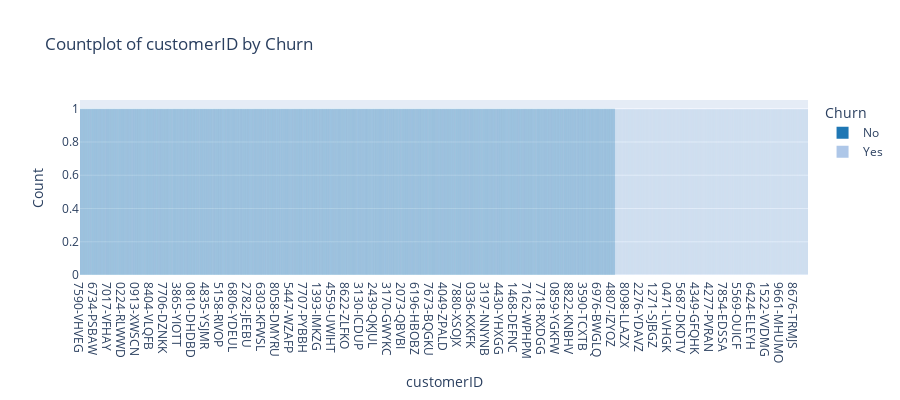
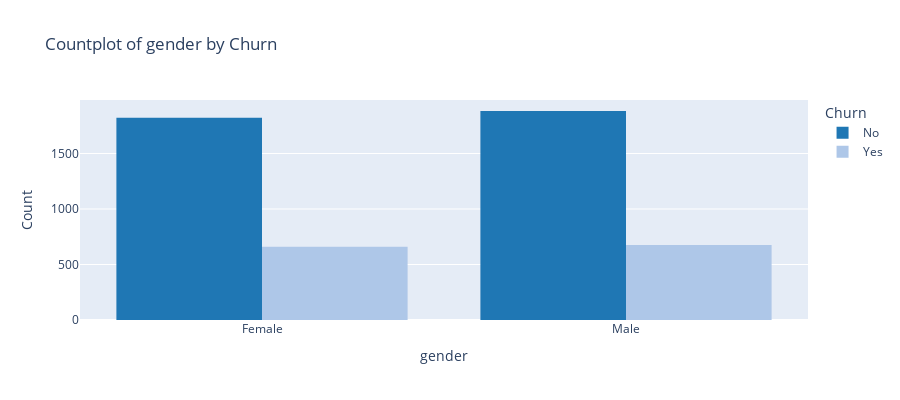
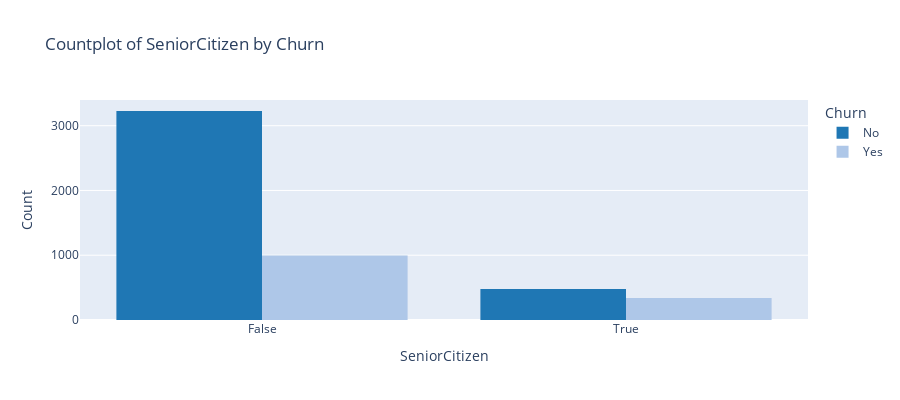
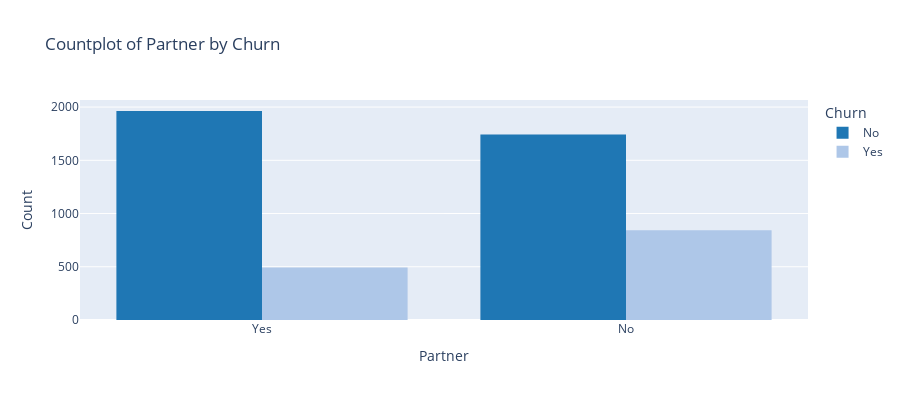

The notebook cell these images were saved under, in order:
### Code cell
# Compare rate of Churn With All the Variables 
for i, predictor in enumerate(train_df.drop(columns=['Churn', 'TotalCharges', 'MonthlyCharges'])):
    fig = px.histogram(train_df, x=predictor,  color='Churn', barmode='group',
                       color_discrete_sequence=['#1f77b4', '#aec7e8'],
                       title=f"Countplot of {predictor} by Churn")
    fig.update_layout(xaxis_title=predictor, yaxis_title="Count",
                      legend_title="Churn", height=400)
    fig.show()

### Figure 1 — Plotly figure (JSON) as saved in the notebook; plotly's stock layout.template omitted (floating-point values rounded to 4 significant figures; data arrays with more than 128 entries replaced by an {"elided": "..."} marker saying what was removed)
{"data": [{"alignmentgroup": "True", "bingroup": "x", "hovertemplate": "Churn=No<br>customerID=%{x}<br>count=%{y}<extra></extra>", "legendgroup": "No", "marker": {"color": "#1f77b4", "pattern": {"shape": ""}}, "name": "No", "offsetgroup": "No", "orientation": "v", "showlegend": true, "type": "histogram", "x": {"elided": "3706 str values"}, "xaxis": "x", "yaxis": "y"}, {"alignmentgroup": "True", "bingroup": "x", "hovertemplate": "Churn=Yes<br>customerID=%{x}<br>count=%{y}<extra></extra>", "legendgroup": "Yes", "marker": {"color": "#aec7e8", "pattern": {"shape": ""}}, "name": "Yes", "offsetgroup": "Yes", "orientation": "v", "showlegend": true, "type": "histogram", "x": {"elided": "1336 str values"}, "xaxis": "x", "yaxis": "y"}], "layout": {"barmode": "group", "height": 400, "legend": {"title": {"text": "Churn"}, "tracegroupgap": 0}, "title": {"text": "Countplot of customerID by Churn"}, "xaxis": {"anchor": "y", "domain": [0, 1], "title": {"text": "customerID"}}, "yaxis": {"anchor": "x", "domain": [0, 1], "title": {"text": "Count"}}}}

### Figure 2 — Plotly figure (JSON) as saved in the notebook; plotly's stock layout.template omitted (floating-point values rounded to 4 significant figures; data arrays with more than 128 entries replaced by an {"elided": "..."} marker saying what was removed)
{"data": [{"alignmentgroup": "True", "bingroup": "x", "hovertemplate": "Churn=No<br>gender=%{x}<br>count=%{y}<extra></extra>", "legendgroup": "No", "marker": {"color": "#1f77b4", "pattern": {"shape": ""}}, "name": "No", "offsetgroup": "No", "orientation": "v", "showlegend": true, "type": "histogram", "x": {"elided": "3706 str values"}, "xaxis": "x", "yaxis": "y"}, {"alignmentgroup": "True", "bingroup": "x", "hovertemplate": "Churn=Yes<br>gender=%{x}<br>count=%{y}<extra></extra>", "legendgroup": "Yes", "marker": {"color": "#aec7e8", "pattern": {"shape": ""}}, "name": "Yes", "offsetgroup": "Yes", "orientation": "v", "showlegend": true, "type": "histogram", "x": {"elided": "1336 str values"}, "xaxis": "x", "yaxis": "y"}], "layout": {"barmode": "group", "height": 400, "legend": {"title": {"text": "Churn"}, "tracegroupgap": 0}, "title": {"text": "Countplot of gender by Churn"}, "xaxis": {"anchor": "y", "domain": [0, 1], "title": {"text": "gender"}}, "yaxis": {"anchor": "x", "domain": [0, 1], "title": {"text": "Count"}}}}

### Figure 3 — Plotly figure (JSON) as saved in the notebook; plotly's stock layout.template omitted (floating-point values rounded to 4 significant figures; data arrays with more than 128 entries replaced by an {"elided": "..."} marker saying what was removed)
{"data": [{"alignmentgroup": "True", "bingroup": "x", "hovertemplate": "Churn=No<br>SeniorCitizen=%{x}<br>count=%{y}<extra></extra>", "legendgroup": "No", "marker": {"color": "#1f77b4", "pattern": {"shape": ""}}, "name": "No", "offsetgroup": "No", "orientation": "v", "showlegend": true, "type": "histogram", "x": {"elided": "3706 str values"}, "xaxis": "x", "yaxis": "y"}, {"alignmentgroup": "True", "bingroup": "x", "hovertemplate": "Churn=Yes<br>SeniorCitizen=%{x}<br>count=%{y}<extra></extra>", "legendgroup": "Yes", "marker": {"color": "#aec7e8", "pattern": {"shape": ""}}, "name": "Yes", "offsetgroup": "Yes", "orientation": "v", "showlegend": true, "type": "histogram", "x": {"elided": "1336 str values"}, "xaxis": "x", "yaxis": "y"}], "layout": {"barmode": "group", "height": 400, "legend": {"title": {"text": "Churn"}, "tracegroupgap": 0}, "title": {"text": "Countplot of SeniorCitizen by Churn"}, "xaxis": {"anchor": "y", "domain": [0, 1], "title": {"text": "SeniorCitizen"}}, "yaxis": {"anchor": "x", "domain": [0, 1], "title": {"text": "Count"}}}}

### Figure 4 — Plotly figure (JSON) as saved in the notebook; plotly's stock layout.template omitted (floating-point values rounded to 4 significant figures; data arrays with more than 128 entries replaced by an {"elided": "..."} marker saying what was removed)
{"data": [{"alignmentgroup": "True", "bingroup": "x", "hovertemplate": "Churn=No<br>Partner=%{x}<br>count=%{y}<extra></extra>", "legendgroup": "No", "marker": {"color": "#1f77b4", "pattern": {"shape": ""}}, "name": "No", "offsetgroup": "No", "orientation": "v", "showlegend": true, "type": "histogram", "x": {"elided": "3706 str values"}, "xaxis": "x", "yaxis": "y"}, {"alignmentgroup": "True", "bingroup": "x", "hovertemplate": "Churn=Yes<br>Partner=%{x}<br>count=%{y}<extra></extra>", "legendgroup": "Yes", "marker": {"color": "#aec7e8", "pattern": {"shape": ""}}, "name": "Yes", "offsetgroup": "Yes", "orientation": "v", "showlegend": true, "type": "histogram", "x": {"elided": "1336 str values"}, "xaxis": "x", "yaxis": "y"}], "layout": {"barmode": "group", "height": 400, "legend": {"title": {"text": "Churn"}, "tracegroupgap": 0}, "title": {"text": "Countplot of Partner by Churn"}, "xaxis": {"anchor": "y", "domain": [0, 1], "title": {"text": "Partner"}}, "yaxis": {"anchor": "x", "domain": [0, 1], "title": {"text": "Count"}}}}
